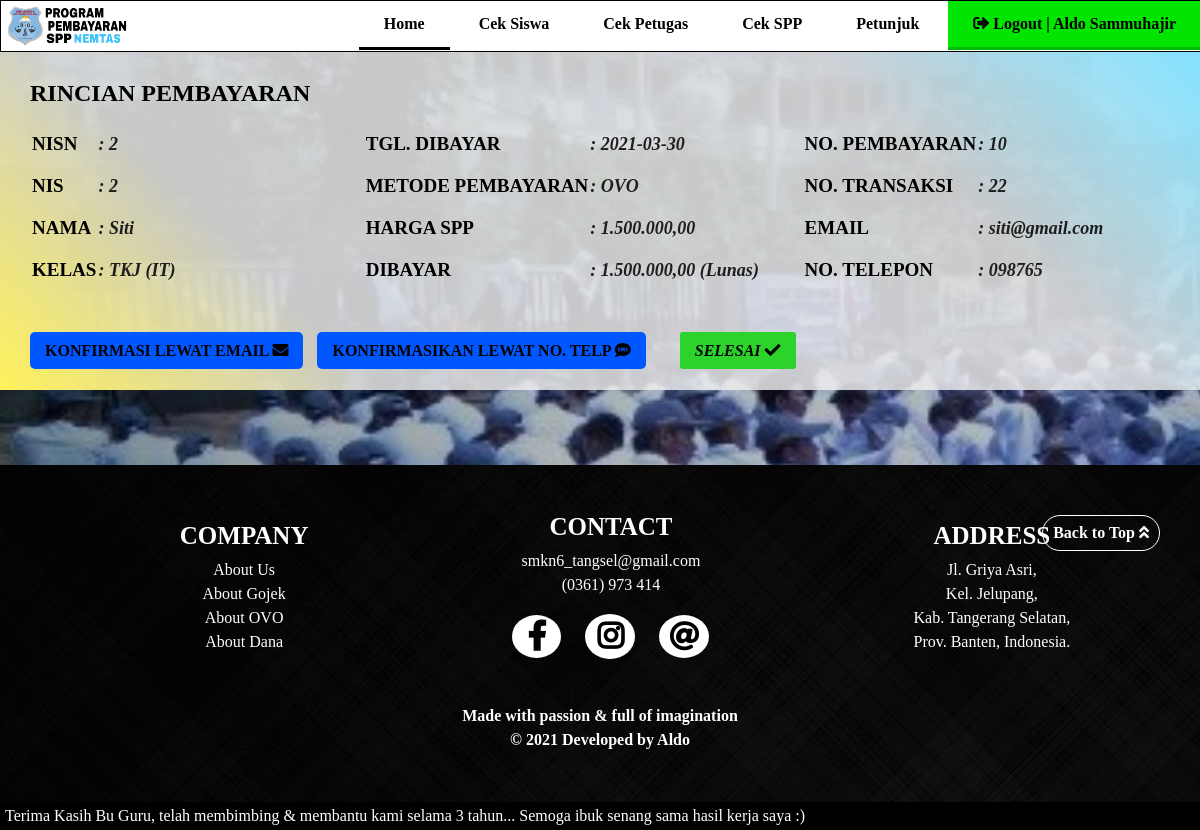
Screenshot of /petugas/kirim_konfirmasi.php?info=2 (signed in) with the database file from the repository.
### tables this page shows
CREATE TABLE `pembayaran` (
  `id_pembayaran` int(11) NOT NULL,
  `id_petugas` int(11) DEFAULT NULL,
  `nisn` varchar(10) NOT NULL,
  `tgl_bayar` date NOT NULL,
  `bulan_bayar` varchar(8) NOT NULL,
  `tahun_bayar` varchar(4) NOT NULL,
  `id_spp` int(11) NOT NULL,
  `jumlah_bayar` int(11) NOT NULL,
  `status_bayar` enum('Lunas','Belum Lunas') NOT NULL,
  `email_pembayar` varchar(50) NOT NULL,
  `telp_pembayar` varchar(13) NOT NULL,
  `metode_pembayaran` enum('Gopay','OVO','Dana') NOT NULL,
  `no_transaksi` varchar(50) NOT NULL
);

CREATE TABLE `siswa` (
  `nisn` varchar(10) NOT NULL,
  `nis` char(8) NOT NULL,
  `nama` varchar(35) NOT NULL,
  `id_kelas` int(11) NOT NULL,
  `alamat` text NOT NULL,
  `no_telp` varchar(13) NOT NULL,
  `id_spp` int(11) NOT NULL
);

CREATE TABLE `spp` (
  `id_spp` int(11) NOT NULL,
  `tahun` int(11) NOT NULL,
  `nominal` int(11) NOT NULL
);

CREATE TABLE `kelas` (
  `id_kelas` int(11) NOT NULL,
  `nama_kelas` varchar(10) NOT NULL,
  `kompetensi_keahlian` varchar(50) NOT NULL
);

### petugas/kirim_konfirmasi.php (the view, shortened to what this page needs)
<?php
include '../action/koneksi.php';
if ($_GET['info']) {
	$nisn = $_GET['info'];
	$select1 = mysqli_query($connect, "SELECT * FROM pembayaran WHERE nisn='$nisn'");
	$data1 = mysqli_fetch_array($select1);
	$nominal1 = $data1['jumlah_bayar'];
	$jumlah_bayar = number_format($nominal1, 2, ',', '.');
	$select2 = mysqli_query($connect, "SELECT * FROM siswa WHERE nisn='$nisn'");
	$data2 = mysqli_fetch_array($select2);
	$select3 = mysqli_query($connect, "SELECT * FROM spp WHERE id_spp='$data1[id_spp]'");
	$data3 = mysqli_fetch_array($select3);
	$nominal2 = $data3['nominal'];
	$spp = number_format($nominal2, 2, ',', '.');
	$select4 = mysqli_query($connect, "SELECT * FROM kelas WHERE id_kelas='$data2[id_kelas]'");
	$data4 = mysqli_fetch_array($select4);
} else {
	header("location:../petugas/petugas.php?kategori=bayarspp");
}
?>
<!DOCTYPE html>
<html>
<head>
	<link rel="stylesheet" type="text/css" href="../this.css">
	<link rel="stylesheet" type="text/css" href="this_petugas.css">
	<link rel="stylesheet" type="text/css" href="../font-awesome/css/fontawesome.css">
	<link rel="stylesheet" type="text/css" href="../font-awesome/css/brands.css">
	<link rel="stylesheet" type="text/css" href="../font-awesome/css/solid.css">
</head>
<body>
	<nav>
		<a href="index.php" title="Program Pembayaran SPP Nemtas"><img src="../img/logo_program.png"></a>
		<ul>
			<li style="border-bottom: solid;"><a href="#">Home</a></li>
			<li><a href="cek_siswa.php">Cek Siswa</a></li>
			<?php
			if ($_SESSION['level'] == 'admin') {
			?>
				<li><a href="info_petugas.php">Cek Petugas</a></li>
			<?php
			}
			?>
			<li><a href="info_spp.php">Cek SPP</a></li>
			<li><a href="petunjuk_petugas.php">Petunjuk</a></li>
			<li style="background-color: #01E500FF; border-bottom: solid; border-color: #00BB04FF;"><a href="../action/logout_proses.php"><i class="fas fa-sign-out-alt"></i> Logout | <?php echo $_SESSION['nama_petugas']; ?></a></li>
		</ul>
	</nav>
	<div class="container6">
		<h2>RINCIAN PEMBAYARAN</h2>
		<table>
			<tr>
				<td class="list">NISN</td>
				<td style="width: 25%;">: <?= $nisn; ?></td>
				<td class="list">TGL. DIBAYAR</td>
				<td style="width: 20%;">: <?= $data1['tgl_bayar']; ?></td>
				<td class="list">NO. PEMBAYARAN</td>
				<td>: <?= $data1['id_pembayaran']; ?></td>
			</tr>
			<tr>
				<td class="list">NIS</td>
				<td>: <?= $data2['nis']; ?></td>
				<td class="list">METODE PEMBAYARAN</td>
				<td>: <?= $data1['metode_pembayaran']; ?></td>
				<td class="list">NO. TRANSAKSI</td>
				<td>: <?= $data1['no_transaksi']; ?></td>
			</tr>
			<tr>
				<td class="list">NAMA</td>
				<td>: <?= $data2['nama']; ?></td>
				<td class="list">HARGA SPP</td>
				<td>: <?= $spp; ?></td>
				<td class="list">EMAIL</td>
				<td>: <?= $data1['email_pembayar']; ?></td>
			</tr>
			<tr>
				<td class="list">KELAS</td>
				<td>: <?= $data4['nama_kelas']; ?> (<?= $data4['kompetensi_keahlian']; ?>)</td>
				<td class="list">DIBAYAR</td>
				<td>: <?= $jumlah_bayar; ?> (<?= $data1['status_bayar']; ?>)</td>
				<td class="list">NO. TELEPON</td>
				<td>: <?= $data1['telp_pembayar']; ?></td>
			</tr>
		</table>
		<a class="kirim_pesan" href="mailto:<?= $data1['email_pembayar']; ?>?subject=Konfirmasi%20Bayar%20SPP&body=Yth.%20<?= $data2['nama']; ?>%0AAnda%20telah%20terkonfirmasi%20untuk%20bayar%20SPP.%20Terima%20kasih%20telah%20bertransaksi%20dengan%20kami.%0AUntuk%20info%20lebih%20lanjut%20kunjungi%20website%20kami%20kembali.">KONFIRMASI LEWAT EMAIL <i class="fas fa-envelope"></i></a>
		<a class="kirim_pesan" href="sms:<?= $data1['telp_pembayar']; ?>?body=Yth.%20<?= $data2['nama']; ?>%0AAnda%20telah%20terkonfirmasi%20untuk%20bayar%20SPP.%20Terima%20kasih%20telah%20bertransaksi%20dengan%20kami.%0AUntuk%20info%20lebih%20lanjut%20kunjungi%20website%20kami%20kembali.">KONFIRMASIKAN LEWAT NO. TELP <i class="fas fa-sms"></i></a>
		<a class="selesai_konf" href="../petugas/petugas.php?kategori=bayarspp">SELESAI <i class="fas fa-check"></i></a>
	</div>
	<?php
	include '../footer.php';
	?>
</body>
</html>

### this.css (style rules this page uses)
* { margin: 0; padding: 0; text-decoration: none; scroll-behavior: smooth; }
body { background-image: url("img/gedung_smk_blur.jpg"); background-attachment: fixed; background-repeat: no-repeat; background-size: cover; }
nav { position: fixed; top: 0; background-color: white; width: 100%; font-family: Tahoma; border: solid 1px; height: 50px; overflow: hidden; z-index: 99; }
nav img { float: left; height: 50px; }
nav ul { float: right; }
nav ul li { position: relative; display: inline-block; }
nav ul li a { display: block; padding: 14px 25px; color: black; font-weight: bold; transition: 0.5s; }
nav ul li a i { transition: 0.5s; }

### petugas/this_petugas.css (style rules this page uses)
.container6 { margin-top: 50px; background: linear-gradient(45deg, #FFF15BFF, #EFEFEFD4, #EFEFEFD4, #EFEFEFD4, #84E2FFFF); padding: 30px; }
.container6 table { margin-top: 15px; margin-bottom: 50px; }
.container6 table tr { height: 40px; }
.container6 table tr td { font-weight: bold; font-size: 18px; font-style: italic; color: #1E1E1EFF; }
.container6 .list { font-size: 19px; font-style: normal; color: black; }
.container6 .kirim_pesan { margin-right: 10px; padding: 10px 15px; background-color: #0057FFFF; font-weight: bold; transition: 0.5s; color: black; border-radius: 5px; }
.container6 .selesai_konf { margin-left: 20px; padding: 10px 15px; background-color: #2BD32BFF; font-weight: bold; font-style: italic; transition: 0.5s; color: black; border-radius: 3px; }

### rows the page displays
pembayaran: tgl_bayar "2021-03-30", id_pembayaran "10", metode_pembayaran "OVO", no_transaksi "22", email_pembayar "siti@gmail.com", jumlah_bayar "1.500.000,00", status_bayar "Lunas", telp_pembayar "098765"
siswa: nis "2", nama "Siti"
spp: nominal "1.500.000,00"
kelas: nama_kelas "TKJ", kompetensi_keahlian "IT"

### other values shown
$_SESSION['nama_petugas'] "Aldo Sammuhajir"
$nisn "2"
